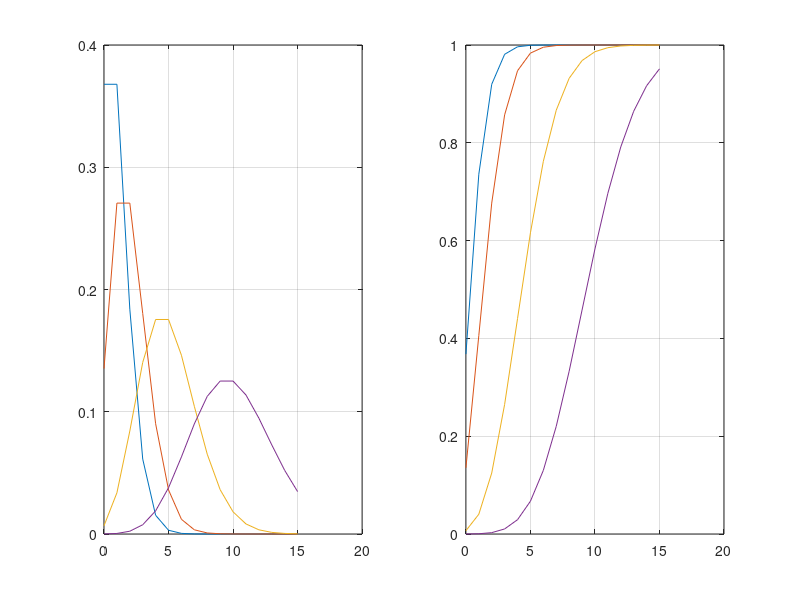

Here is the MATLAB script that generated this plot:
%泊松分布案例
clear;
x=(0:15)';
k=[1,2,5,10];
y1=[];y2=[];
for i=1:length(k)
    y1=[y1,poisspdf(x,k(i))];
    y2=[y2,poisscdf(x,k(i))];
end
subplot(1,2,1);
plot(x,y1),grid on;
%figure
subplot(1,2,2);
plot(x,y2),grid on;
